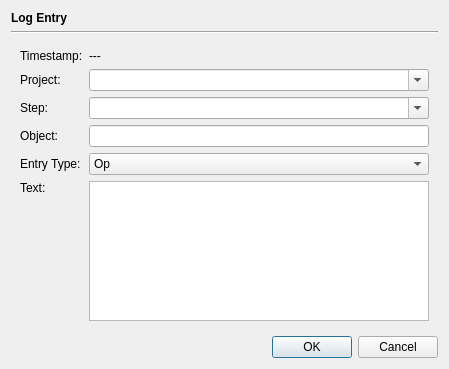
<?xml version="1.0" encoding="UTF-8"?>
<ui version="4.0">
 <class>LogEntryEditDialog</class>
 <widget class="QDialog" name="LogEntryEditDialog">
  <property name="geometry">
   <rect>
    <x>0</x>
    <y>0</y>
    <width>449</width>
    <height>369</height>
   </rect>
  </property>
  <property name="windowTitle">
   <string>Dialog</string>
  </property>
  <layout class="QVBoxLayout" name="verticalLayout">
   <item>
    <widget class="QLabel" name="label">
     <property name="font">
      <font>
       <bold>true</bold>
      </font>
     </property>
     <property name="text">
      <string>Log Entry</string>
     </property>
    </widget>
   </item>
   <item>
    <widget class="Line" name="line">
     <property name="orientation">
      <enum>Qt::Horizontal</enum>
     </property>
    </widget>
   </item>
   <item>
    <widget class="QWidget" name="widget" native="true">
     <layout class="QGridLayout" name="gridLayout">
      <item row="2" column="0">
       <widget class="QLabel" name="label_4">
        <property name="text">
         <string>Step:</string>
        </property>
       </widget>
      </item>
      <item row="2" column="1">
       <widget class="QComboBox" name="stepBox">
        <property name="editable">
         <bool>true</bool>
        </property>
       </widget>
      </item>
      <item row="5" column="0">
       <widget class="QLabel" name="label_3">
        <property name="text">
         <string>Text:</string>
        </property>
        <property name="alignment">
         <set>Qt::AlignLeading|Qt::AlignLeft|Qt::AlignTop</set>
        </property>
       </widget>
      </item>
      <item row="3" column="0">
       <widget class="QLabel" name="label_5">
        <property name="text">
         <string>Object:</string>
        </property>
       </widget>
      </item>
      <item row="0" column="1">
       <widget class="QLabel" name="timestampLabel">
        <property name="text">
         <string>---</string>
        </property>
       </widget>
      </item>
      <item row="3" column="1">
       <widget class="QLineEdit" name="objectField"/>
      </item>
      <item row="1" column="0">
       <widget class="QLabel" name="label_2">
        <property name="text">
         <string>Project:</string>
        </property>
       </widget>
      </item>
      <item row="5" column="1">
       <widget class="QPlainTextEdit" name="textField"/>
      </item>
      <item row="0" column="0">
       <widget class="QLabel" name="label_6">
        <property name="text">
         <string>Timestamp:</string>
        </property>
       </widget>
      </item>
      <item row="1" column="1">
       <widget class="QComboBox" name="projectBox">
        <property name="editable">
         <bool>true</bool>
        </property>
       </widget>
      </item>
      <item row="4" column="0">
       <widget class="QLabel" name="label_7">
        <property name="text">
         <string>Entry Type:</string>
        </property>
       </widget>
      </item>
      <item row="4" column="1">
       <widget class="QComboBox" name="typeBox">
        <item>
         <property name="text">
          <string>Op</string>
         </property>
        </item>
        <item>
         <property name="text">
          <string>Note</string>
         </property>
        </item>
       </widget>
      </item>
     </layout>
    </widget>
   </item>
   <item>
    <widget class="QDialogButtonBox" name="buttonBox">
     <property name="orientation">
      <enum>Qt::Horizontal</enum>
     </property>
     <property name="standardButtons">
      <set>QDialogButtonBox::Cancel|QDialogButtonBox::Ok</set>
     </property>
    </widget>
   </item>
  </layout>
 </widget>
 <resources/>
 <connections>
  <connection>
   <sender>buttonBox</sender>
   <signal>accepted()</signal>
   <receiver>LogEntryEditDialog</receiver>
   <slot>accept()</slot>
   <hints>
    <hint type="sourcelabel">
     <x>248</x>
     <y>254</y>
    </hint>
    <hint type="destinationlabel">
     <x>157</x>
     <y>274</y>
    </hint>
   </hints>
  </connection>
  <connection>
   <sender>buttonBox</sender>
   <signal>rejected()</signal>
   <receiver>LogEntryEditDialog</receiver>
   <slot>reject()</slot>
   <hints>
    <hint type="sourcelabel">
     <x>316</x>
     <y>260</y>
    </hint>
    <hint type="destinationlabel">
     <x>286</x>
     <y>274</y>
    </hint>
   </hints>
  </connection>
 </connections>
</ui>
